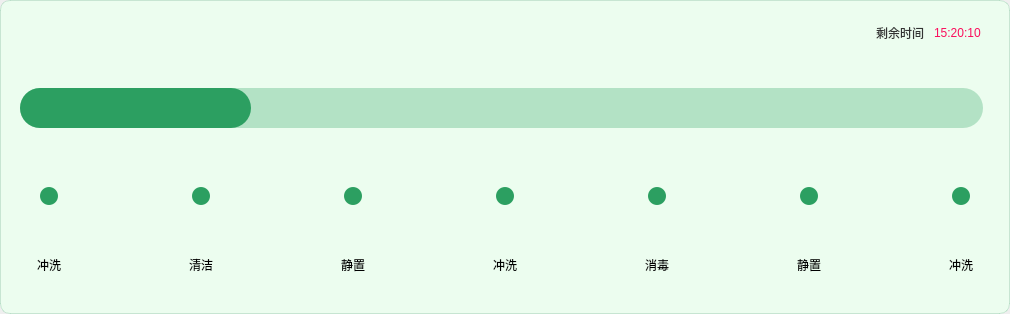
<?xml version="1.0" encoding="UTF-8"?>
<ui version="4.0">
 <class>Form</class>
 <widget class="QWidget" name="Form">
  <property name="geometry">
   <rect>
    <x>0</x>
    <y>0</y>
    <width>1010</width>
    <height>314</height>
   </rect>
  </property>
  <property name="windowTitle">
   <string>Form</string>
  </property>
  <layout class="QHBoxLayout" name="horizontalLayout">
   <property name="spacing">
    <number>0</number>
   </property>
   <property name="leftMargin">
    <number>0</number>
   </property>
   <property name="topMargin">
    <number>0</number>
   </property>
   <property name="rightMargin">
    <number>0</number>
   </property>
   <property name="bottomMargin">
    <number>0</number>
   </property>
   <item>
    <widget class="QWidget" name="widget" native="true">
     <property name="styleSheet">
      <string notr="true">QWidget#widget{
	background-color:rgba(236, 253, 239, 1);
	border: 1px solid rgba(44, 159, 97, 0.20);
	border-radius:10px;
}</string>
     </property>
     <layout class="QVBoxLayout" name="verticalLayout" stretch="1,1,10">
      <property name="spacing">
       <number>0</number>
      </property>
      <property name="leftMargin">
       <number>0</number>
      </property>
      <property name="topMargin">
       <number>0</number>
      </property>
      <property name="rightMargin">
       <number>0</number>
      </property>
      <property name="bottomMargin">
       <number>0</number>
      </property>
      <item>
       <widget class="QWidget" name="widget_2" native="true">
        <layout class="QHBoxLayout" name="horizontalLayout_3">
         <property name="spacing">
          <number>10</number>
         </property>
         <property name="leftMargin">
          <number>0</number>
         </property>
         <property name="topMargin">
          <number>20</number>
         </property>
         <property name="rightMargin">
          <number>29</number>
         </property>
         <property name="bottomMargin">
          <number>0</number>
         </property>
         <item>
          <spacer name="horizontalSpacer">
           <property name="orientation">
            <enum>Qt::Horizontal</enum>
           </property>
           <property name="sizeHint" stdset="0">
            <size>
             <width>40</width>
             <height>20</height>
            </size>
           </property>
          </spacer>
         </item>
         <item>
          <widget class="QLabel" name="label">
           <property name="minimumSize">
            <size>
             <width>25</width>
             <height>25</height>
            </size>
           </property>
           <property name="maximumSize">
            <size>
             <width>25</width>
             <height>25</height>
            </size>
           </property>
           <property name="styleSheet">
            <string notr="true">border-image: url(:/icon/icon_clean_load_clock.png);</string>
           </property>
           <property name="text">
            <string/>
           </property>
          </widget>
         </item>
         <item>
          <widget class="QLabel" name="label_2">
           <property name="styleSheet">
            <string notr="true">color:rgba(51, 51, 51, 1);</string>
           </property>
           <property name="text">
            <string>剩余时间</string>
           </property>
          </widget>
         </item>
         <item>
          <widget class="QLabel" name="l_date">
           <property name="styleSheet">
            <string notr="true">color:rgba(251, 13, 92, 1);</string>
           </property>
           <property name="text">
            <string>15:20:10</string>
           </property>
          </widget>
         </item>
        </layout>
       </widget>
      </item>
      <item>
       <widget class="QWidget" name="widget_3" native="true">
        <layout class="QHBoxLayout" name="horizontalLayout_2">
         <property name="spacing">
          <number>0</number>
         </property>
         <property name="leftMargin">
          <number>20</number>
         </property>
         <property name="topMargin">
          <number>43</number>
         </property>
         <property name="rightMargin">
          <number>27</number>
         </property>
         <property name="bottomMargin">
          <number>0</number>
         </property>
         <item>
          <widget class="QProgressBar" name="progressBar">
           <property name="minimumSize">
            <size>
             <width>0</width>
             <height>40</height>
            </size>
           </property>
           <property name="maximumSize">
            <size>
             <width>5000</width>
             <height>40</height>
            </size>
           </property>
           <property name="styleSheet">
            <string notr="true">QProgressBar{
	color:white;
	border-radius:20px;
	background-color:rgb(179, 226, 197);
	text-align:center;
}
QProgressBar::chunk{
	
	border-radius:20px;			
	background-color:rgb(44, 159, 97);
}</string>
           </property>
           <property name="value">
            <number>24</number>
           </property>
           <property name="textVisible">
            <bool>false</bool>
           </property>
          </widget>
         </item>
        </layout>
       </widget>
      </item>
      <item>
       <widget class="QWidget" name="widget_4" native="true">
        <property name="styleSheet">
         <string notr="true">background-color:transparent;</string>
        </property>
        <layout class="QVBoxLayout" name="verticalLayout_2">
         <property name="spacing">
          <number>0</number>
         </property>
         <property name="leftMargin">
          <number>0</number>
         </property>
         <property name="topMargin">
          <number>0</number>
         </property>
         <property name="rightMargin">
          <number>0</number>
         </property>
         <property name="bottomMargin">
          <number>0</number>
         </property>
         <item>
          <widget class="QWidget" name="widget_6" native="true">
           <layout class="QHBoxLayout" name="horizontalLayout_17">
            <property name="spacing">
             <number>0</number>
            </property>
            <property name="leftMargin">
             <number>0</number>
            </property>
            <property name="topMargin">
             <number>0</number>
            </property>
            <property name="rightMargin">
             <number>0</number>
            </property>
            <property name="bottomMargin">
             <number>0</number>
            </property>
            <item>
             <widget class="QWidget" name="widget_7" native="true">
              <layout class="QVBoxLayout" name="verticalLayout_3">
               <property name="spacing">
                <number>10</number>
               </property>
               <property name="leftMargin">
                <number>0</number>
               </property>
               <property name="topMargin">
                <number>39</number>
               </property>
               <property name="rightMargin">
                <number>0</number>
               </property>
               <property name="bottomMargin">
                <number>20</number>
               </property>
               <item>
                <widget class="QWidget" name="widget_8" native="true">
                 <layout class="QHBoxLayout" name="horizontalLayout_5">
                  <property name="spacing">
                   <number>0</number>
                  </property>
                  <property name="leftMargin">
                   <number>40</number>
                  </property>
                  <property name="topMargin">
                   <number>0</number>
                  </property>
                  <property name="rightMargin">
                   <number>40</number>
                  </property>
                  <property name="bottomMargin">
                   <number>0</number>
                  </property>
                  <item>
                   <spacer name="horizontalSpacer_2">
                    <property name="orientation">
                     <enum>Qt::Horizontal</enum>
                    </property>
                    <property name="sizeHint" stdset="0">
                     <size>
                      <width>0</width>
                      <height>20</height>
                     </size>
                    </property>
                   </spacer>
                  </item>
                  <item>
                   <widget class="QLabel" name="l_1">
                    <property name="minimumSize">
                     <size>
                      <width>18</width>
                      <height>18</height>
                     </size>
                    </property>
                    <property name="maximumSize">
                     <size>
                      <width>18</width>
                      <height>18</height>
                     </size>
                    </property>
                    <property name="styleSheet">
                     <string notr="true">background-color:rgba(44, 159, 97, 1);
border-radius:9px;
</string>
                    </property>
                    <property name="text">
                     <string/>
                    </property>
                   </widget>
                  </item>
                  <item>
                   <spacer name="horizontalSpacer_3">
                    <property name="orientation">
                     <enum>Qt::Horizontal</enum>
                    </property>
                    <property name="sizeHint" stdset="0">
                     <size>
                      <width>0</width>
                      <height>20</height>
                     </size>
                    </property>
                   </spacer>
                  </item>
                 </layout>
                </widget>
               </item>
               <item>
                <widget class="QLabel" name="label_24">
                 <property name="text">
                  <string>冲洗</string>
                 </property>
                 <property name="alignment">
                  <set>Qt::AlignCenter</set>
                 </property>
                </widget>
               </item>
              </layout>
             </widget>
            </item>
            <item>
             <widget class="QWidget" name="widget_9" native="true">
              <layout class="QVBoxLayout" name="verticalLayout_4">
               <property name="spacing">
                <number>10</number>
               </property>
               <property name="leftMargin">
                <number>0</number>
               </property>
               <property name="topMargin">
                <number>39</number>
               </property>
               <property name="rightMargin">
                <number>0</number>
               </property>
               <property name="bottomMargin">
                <number>0</number>
               </property>
               <item>
                <widget class="QWidget" name="widget_5" native="true">
                 <layout class="QHBoxLayout" name="horizontalLayout_4">
                  <property name="spacing">
                   <number>0</number>
                  </property>
                  <property name="leftMargin">
                   <number>0</number>
                  </property>
                  <property name="topMargin">
                   <number>0</number>
                  </property>
                  <property name="rightMargin">
                   <number>0</number>
                  </property>
                  <property name="bottomMargin">
                   <number>0</number>
                  </property>
                  <item>
                   <widget class="QLabel" name="i_1">
                    <property name="minimumSize">
                     <size>
                      <width>54</width>
                      <height>18</height>
                     </size>
                    </property>
                    <property name="maximumSize">
                     <size>
                      <width>54</width>
                      <height>18</height>
                     </size>
                    </property>
                    <property name="styleSheet">
                     <string notr="true">border-image:url(:/icon/icon_clean_load_over.png);</string>
                    </property>
                    <property name="text">
                     <string/>
                    </property>
                   </widget>
                  </item>
                 </layout>
                </widget>
               </item>
               <item>
                <widget class="QLabel" name="label_3">
                 <property name="text">
                  <string/>
                 </property>
                </widget>
               </item>
              </layout>
             </widget>
            </item>
            <item>
             <widget class="QWidget" name="widget_11" native="true">
              <layout class="QVBoxLayout" name="verticalLayout_6">
               <property name="spacing">
                <number>10</number>
               </property>
               <property name="leftMargin">
                <number>0</number>
               </property>
               <property name="topMargin">
                <number>39</number>
               </property>
               <property name="rightMargin">
                <number>0</number>
               </property>
               <property name="bottomMargin">
                <number>20</number>
               </property>
               <item>
                <widget class="QWidget" name="widget_12" native="true">
                 <layout class="QHBoxLayout" name="horizontalLayout_6">
                  <property name="spacing">
                   <number>0</number>
                  </property>
                  <property name="leftMargin">
                   <number>40</number>
                  </property>
                  <property name="topMargin">
                   <number>0</number>
                  </property>
                  <property name="rightMargin">
                   <number>40</number>
                  </property>
                  <property name="bottomMargin">
                   <number>0</number>
                  </property>
                  <item>
                   <spacer name="horizontalSpacer_4">
                    <property name="orientation">
                     <enum>Qt::Horizontal</enum>
                    </property>
                    <property name="sizeHint" stdset="0">
                     <size>
                      <width>3</width>
                      <height>20</height>
                     </size>
                    </property>
                   </spacer>
                  </item>
                  <item>
                   <widget class="QLabel" name="l_2">
                    <property name="minimumSize">
                     <size>
                      <width>18</width>
                      <height>18</height>
                     </size>
                    </property>
                    <property name="maximumSize">
                     <size>
                      <width>18</width>
                      <height>18</height>
                     </size>
                    </property>
                    <property name="styleSheet">
                     <string notr="true">background-color:rgba(44, 159, 97, 1);
border-radius:9px;
</string>
                    </property>
                    <property name="text">
                     <string/>
                    </property>
                   </widget>
                  </item>
                  <item>
                   <spacer name="horizontalSpacer_5">
                    <property name="orientation">
                     <enum>Qt::Horizontal</enum>
                    </property>
                    <property name="sizeHint" stdset="0">
                     <size>
                      <width>4</width>
                      <height>20</height>
                     </size>
                    </property>
                   </spacer>
                  </item>
                 </layout>
                </widget>
               </item>
               <item>
                <widget class="QLabel" name="label_25">
                 <property name="text">
                  <string>清洁</string>
                 </property>
                 <property name="alignment">
                  <set>Qt::AlignCenter</set>
                 </property>
                </widget>
               </item>
              </layout>
             </widget>
            </item>
            <item>
             <widget class="QWidget" name="widget_10" native="true">
              <layout class="QVBoxLayout" name="verticalLayout_5">
               <property name="spacing">
                <number>10</number>
               </property>
               <property name="leftMargin">
                <number>0</number>
               </property>
               <property name="topMargin">
                <number>39</number>
               </property>
               <property name="rightMargin">
                <number>0</number>
               </property>
               <property name="bottomMargin">
                <number>0</number>
               </property>
               <item>
                <widget class="QWidget" name="widget_13" native="true">
                 <layout class="QHBoxLayout" name="horizontalLayout_11">
                  <property name="spacing">
                   <number>0</number>
                  </property>
                  <property name="leftMargin">
                   <number>0</number>
                  </property>
                  <property name="topMargin">
                   <number>0</number>
                  </property>
                  <property name="rightMargin">
                   <number>0</number>
                  </property>
                  <property name="bottomMargin">
                   <number>0</number>
                  </property>
                  <item>
                   <widget class="QLabel" name="i_2">
                    <property name="minimumSize">
                     <size>
                      <width>54</width>
                      <height>18</height>
                     </size>
                    </property>
                    <property name="maximumSize">
                     <size>
                      <width>54</width>
                      <height>18</height>
                     </size>
                    </property>
                    <property name="styleSheet">
                     <string notr="true">border-image:url(:/icon/icon_clean_load_over.png);</string>
                    </property>
                    <property name="text">
                     <string/>
                    </property>
                   </widget>
                  </item>
                 </layout>
                </widget>
               </item>
               <item>
                <widget class="QLabel" name="label_4">
                 <property name="text">
                  <string/>
                 </property>
                </widget>
               </item>
              </layout>
             </widget>
            </item>
            <item>
             <widget class="QWidget" name="widget_14" native="true">
              <layout class="QVBoxLayout" name="verticalLayout_8">
               <property name="spacing">
                <number>10</number>
               </property>
               <property name="leftMargin">
                <number>0</number>
               </property>
               <property name="topMargin">
                <number>39</number>
               </property>
               <property name="rightMargin">
                <number>0</number>
               </property>
               <property name="bottomMargin">
                <number>20</number>
               </property>
               <item>
                <widget class="QWidget" name="widget_15" native="true">
                 <layout class="QHBoxLayout" name="horizontalLayout_7">
                  <property name="spacing">
                   <number>0</number>
                  </property>
                  <property name="leftMargin">
                   <number>40</number>
                  </property>
                  <property name="topMargin">
                   <number>0</number>
                  </property>
                  <property name="rightMargin">
                   <number>40</number>
                  </property>
                  <property name="bottomMargin">
                   <number>0</number>
                  </property>
                  <item>
                   <spacer name="horizontalSpacer_6">
                    <property name="orientation">
                     <enum>Qt::Horizontal</enum>
                    </property>
                    <property name="sizeHint" stdset="0">
                     <size>
                      <width>3</width>
                      <height>20</height>
                     </size>
                    </property>
                   </spacer>
                  </item>
                  <item>
                   <widget class="QLabel" name="l_3">
                    <property name="minimumSize">
                     <size>
                      <width>18</width>
                      <height>18</height>
                     </size>
                    </property>
                    <property name="maximumSize">
                     <size>
                      <width>18</width>
                      <height>18</height>
                     </size>
                    </property>
                    <property name="styleSheet">
                     <string notr="true">background-color:rgba(44, 159, 97, 1);
border-radius:9px;
</string>
                    </property>
                    <property name="text">
                     <string/>
                    </property>
                   </widget>
                  </item>
                  <item>
                   <spacer name="horizontalSpacer_7">
                    <property name="orientation">
                     <enum>Qt::Horizontal</enum>
                    </property>
                    <property name="sizeHint" stdset="0">
                     <size>
                      <width>4</width>
                      <height>20</height>
                     </size>
                    </property>
                   </spacer>
                  </item>
                 </layout>
                </widget>
               </item>
               <item>
                <widget class="QLabel" name="label_26">
                 <property name="text">
                  <string>静置</string>
                 </property>
                 <property name="alignment">
                  <set>Qt::AlignCenter</set>
                 </property>
                </widget>
               </item>
              </layout>
             </widget>
            </item>
            <item>
             <widget class="QWidget" name="widget_16" native="true">
              <layout class="QVBoxLayout" name="verticalLayout_7">
               <property name="spacing">
                <number>10</number>
               </property>
               <property name="leftMargin">
                <number>0</number>
               </property>
               <property name="topMargin">
                <number>39</number>
               </property>
               <property name="rightMargin">
                <number>0</number>
               </property>
               <property name="bottomMargin">
                <number>0</number>
               </property>
               <item>
                <widget class="QWidget" name="widget_19" native="true">
                 <layout class="QHBoxLayout" name="horizontalLayout_12">
                  <property name="spacing">
                   <number>0</number>
                  </property>
                  <property name="leftMargin">
                   <number>0</number>
                  </property>
                  <property name="topMargin">
                   <number>0</number>
                  </property>
                  <property name="rightMargin">
                   <number>0</number>
                  </property>
                  <property name="bottomMargin">
                   <number>0</number>
                  </property>
                  <item>
                   <widget class="QLabel" name="i_3">
                    <property name="minimumSize">
                     <size>
                      <width>54</width>
                      <height>18</height>
                     </size>
                    </property>
                    <property name="maximumSize">
                     <size>
                      <width>54</width>
                      <height>18</height>
                     </size>
                    </property>
                    <property name="styleSheet">
                     <string notr="true">border-image:url(:/icon/icon_clean_load_over.png);</string>
                    </property>
                    <property name="text">
                     <string/>
                    </property>
                   </widget>
                  </item>
                 </layout>
                </widget>
               </item>
               <item>
                <widget class="QLabel" name="label_5">
                 <property name="text">
                  <string/>
                 </property>
                </widget>
               </item>
              </layout>
             </widget>
            </item>
            <item>
             <widget class="QWidget" name="widget_17" native="true">
              <layout class="QVBoxLayout" name="verticalLayout_10">
               <property name="spacing">
                <number>10</number>
               </property>
               <property name="leftMargin">
                <number>0</number>
               </property>
               <property name="topMargin">
                <number>39</number>
               </property>
               <property name="rightMargin">
                <number>0</number>
               </property>
               <property name="bottomMargin">
                <number>20</number>
               </property>
               <item>
                <widget class="QWidget" name="widget_18" native="true">
                 <layout class="QHBoxLayout" name="horizontalLayout_8">
                  <property name="spacing">
                   <number>0</number>
                  </property>
                  <property name="leftMargin">
                   <number>40</number>
                  </property>
                  <property name="topMargin">
                   <number>0</number>
                  </property>
                  <property name="rightMargin">
                   <number>40</number>
                  </property>
                  <property name="bottomMargin">
                   <number>0</number>
                  </property>
                  <item>
                   <spacer name="horizontalSpacer_8">
                    <property name="orientation">
                     <enum>Qt::Horizontal</enum>
                    </property>
                    <property name="sizeHint" stdset="0">
                     <size>
                      <width>3</width>
                      <height>20</height>
                     </size>
                    </property>
                   </spacer>
                  </item>
                  <item>
                   <widget class="QLabel" name="l_4">
                    <property name="minimumSize">
                     <size>
                      <width>18</width>
                      <height>18</height>
                     </size>
                    </property>
                    <property name="maximumSize">
                     <size>
                      <width>18</width>
                      <height>18</height>
                     </size>
                    </property>
                    <property name="styleSheet">
                     <string notr="true">background-color:rgba(44, 159, 97, 1);
border-radius:9px;
</string>
                    </property>
                    <property name="text">
                     <string/>
                    </property>
                   </widget>
                  </item>
                  <item>
                   <spacer name="horizontalSpacer_9">
                    <property name="orientation">
                     <enum>Qt::Horizontal</enum>
                    </property>
                    <property name="sizeHint" stdset="0">
                     <size>
                      <width>4</width>
                      <height>20</height>
                     </size>
                    </property>
                   </spacer>
                  </item>
                 </layout>
                </widget>
               </item>
               <item>
                <widget class="QLabel" name="label_27">
                 <property name="text">
                  <string>冲洗</string>
                 </property>
                 <property name="alignment">
                  <set>Qt::AlignCenter</set>
                 </property>
                </widget>
               </item>
              </layout>
             </widget>
            </item>
            <item>
             <widget class="QWidget" name="widget_24" native="true">
              <layout class="QVBoxLayout" name="verticalLayout_9">
               <property name="spacing">
                <number>10</number>
               </property>
               <property name="leftMargin">
                <number>0</number>
               </property>
               <property name="topMargin">
                <number>39</number>
               </property>
               <property name="rightMargin">
                <number>0</number>
               </property>
               <property name="bottomMargin">
                <number>0</number>
               </property>
               <item>
                <widget class="QWidget" name="widget_25" native="true">
                 <layout class="QHBoxLayout" name="horizontalLayout_13">
                  <property name="spacing">
                   <number>0</number>
                  </property>
                  <property name="leftMargin">
                   <number>0</number>
                  </property>
                  <property name="topMargin">
                   <number>0</number>
                  </property>
                  <property name="rightMargin">
                   <number>0</number>
                  </property>
                  <property name="bottomMargin">
                   <number>0</number>
                  </property>
                  <item>
                   <widget class="QLabel" name="i_4">
                    <property name="minimumSize">
                     <size>
                      <width>54</width>
                      <height>18</height>
                     </size>
                    </property>
                    <property name="maximumSize">
                     <size>
                      <width>54</width>
                      <height>18</height>
                     </size>
                    </property>
                    <property name="styleSheet">
                     <string notr="true">border-image:url(:/icon/icon_clean_load_over.png);</string>
                    </property>
                    <property name="text">
                     <string/>
                    </property>
                   </widget>
                  </item>
                 </layout>
                </widget>
               </item>
               <item>
                <widget class="QLabel" name="label_6">
                 <property name="text">
                  <string/>
                 </property>
                </widget>
               </item>
              </layout>
             </widget>
            </item>
            <item>
             <widget class="QWidget" name="widget_20" native="true">
              <layout class="QVBoxLayout" name="verticalLayout_12">
               <property name="spacing">
                <number>10</number>
               </property>
               <property name="leftMargin">
                <number>0</number>
               </property>
               <property name="topMargin">
                <number>39</number>
               </property>
               <property name="rightMargin">
                <number>0</number>
               </property>
               <property name="bottomMargin">
                <number>20</number>
               </property>
               <item>
                <widget class="QWidget" name="widget_21" native="true">
                 <layout class="QHBoxLayout" name="horizontalLayout_9">
                  <property name="spacing">
                   <number>0</number>
                  </property>
                  <property name="leftMargin">
                   <number>40</number>
                  </property>
                  <property name="topMargin">
                   <number>0</number>
                  </property>
                  <property name="rightMargin">
                   <number>40</number>
                  </property>
                  <property name="bottomMargin">
                   <number>0</number>
                  </property>
                  <item>
                   <spacer name="horizontalSpacer_10">
                    <property name="orientation">
                     <enum>Qt::Horizontal</enum>
                    </property>
                    <property name="sizeHint" stdset="0">
                     <size>
                      <width>3</width>
                      <height>20</height>
                     </size>
                    </property>
                   </spacer>
                  </item>
                  <item>
                   <widget class="QLabel" name="l_5">
                    <property name="minimumSize">
                     <size>
                      <width>18</width>
                      <height>18</height>
                     </size>
                    </property>
                    <property name="maximumSize">
                     <size>
                      <width>18</width>
                      <height>18</height>
                     </size>
                    </property>
                    <property name="styleSheet">
                     <string notr="true">background-color:rgba(44, 159, 97, 1);
border-radius:9px;
</string>
                    </property>
                    <property name="text">
                     <string/>
                    </property>
                   </widget>
                  </item>
                  <item>
                   <spacer name="horizontalSpacer_11">
                    <property name="orientation">
                     <enum>Qt::Horizontal</enum>
                    </property>
                    <property name="sizeHint" stdset="0">
                     <size>
                      <width>4</width>
                      <height>20</height>
                     </size>
                    </property>
                   </spacer>
                  </item>
                 </layout>
                </widget>
               </item>
               <item>
                <widget class="QLabel" name="label_28">
                 <property name="text">
                  <string>消毒</string>
                 </property>
                 <property name="alignment">
                  <set>Qt::AlignCenter</set>
                 </property>
                </widget>
               </item>
              </layout>
             </widget>
            </item>
            <item>
             <widget class="QWidget" name="widget_26" native="true">
              <layout class="QVBoxLayout" name="verticalLayout_11">
               <property name="spacing">
                <number>10</number>
               </property>
               <property name="leftMargin">
                <number>0</number>
               </property>
               <property name="topMargin">
                <number>39</number>
               </property>
               <property name="rightMargin">
                <number>0</number>
               </property>
               <property name="bottomMargin">
                <number>0</number>
               </property>
               <item>
                <widget class="QWidget" name="widget_27" native="true">
                 <layout class="QHBoxLayout" name="horizontalLayout_14">
                  <property name="spacing">
                   <number>0</number>
                  </property>
                  <property name="leftMargin">
                   <number>0</number>
                  </property>
                  <property name="topMargin">
                   <number>0</number>
                  </property>
                  <property name="rightMargin">
                   <number>0</number>
                  </property>
                  <property name="bottomMargin">
                   <number>0</number>
                  </property>
                  <item>
                   <widget class="QLabel" name="i_5">
                    <property name="minimumSize">
                     <size>
                      <width>54</width>
                      <height>18</height>
                     </size>
                    </property>
                    <property name="maximumSize">
                     <size>
                      <width>54</width>
                      <height>18</height>
                     </size>
                    </property>
                    <property name="styleSheet">
                     <string notr="true">border-image:url(:/icon/icon_clean_load_over.png);</string>
                    </property>
                    <property name="text">
                     <string/>
                    </property>
                   </widget>
                  </item>
                 </layout>
                </widget>
               </item>
               <item>
                <widget class="QLabel" name="label_7">
                 <property name="text">
                  <string/>
                 </property>
                </widget>
               </item>
              </layout>
             </widget>
            </item>
            <item>
             <widget class="QWidget" name="widget_22" native="true">
              <layout class="QVBoxLayout" name="verticalLayout_13">
               <property name="spacing">
                <number>10</number>
               </property>
               <property name="leftMargin">
                <number>0</number>
               </property>
               <property name="topMargin">
                <number>39</number>
               </property>
               <property name="rightMargin">
                <number>0</number>
               </property>
               <property name="bottomMargin">
                <number>20</number>
               </property>
               <item>
                <widget class="QWidget" name="widget_23" native="true">
                 <layout class="QHBoxLayout" name="horizontalLayout_10">
                  <property name="spacing">
                   <number>0</number>
                  </property>
                  <property name="leftMargin">
                   <number>40</number>
                  </property>
                  <property name="topMargin">
                   <number>0</number>
                  </property>
                  <property name="rightMargin">
                   <number>40</number>
                  </property>
                  <property name="bottomMargin">
                   <number>0</number>
                  </property>
                  <item>
                   <spacer name="horizontalSpacer_12">
                    <property name="orientation">
                     <enum>Qt::Horizontal</enum>
                    </property>
                    <property name="sizeHint" stdset="0">
                     <size>
                      <width>3</width>
                      <height>20</height>
                     </size>
                    </property>
                   </spacer>
                  </item>
                  <item>
                   <widget class="QLabel" name="l_6">
                    <property name="minimumSize">
                     <size>
                      <width>18</width>
                      <height>18</height>
                     </size>
                    </property>
                    <property name="maximumSize">
                     <size>
                      <width>18</width>
                      <height>18</height>
                     </size>
                    </property>
                    <property name="styleSheet">
                     <string notr="true">background-color:rgba(44, 159, 97, 1);
border-radius:9px;
</string>
                    </property>
                    <property name="text">
                     <string/>
                    </property>
                   </widget>
                  </item>
                  <item>
                   <spacer name="horizontalSpacer_13">
                    <property name="orientation">
                     <enum>Qt::Horizontal</enum>
                    </property>
                    <property name="sizeHint" stdset="0">
                     <size>
                      <width>4</width>
                      <height>20</height>
                     </size>
                    </property>
                   </spacer>
                  </item>
                 </layout>
                </widget>
               </item>
               <item>
                <widget class="QLabel" name="label_29">
                 <property name="text">
                  <string>静置</string>
                 </property>
                 <property name="alignment">
                  <set>Qt::AlignCenter</set>
                 </property>
                </widget>
               </item>
              </layout>
             </widget>
            </item>
            <item>
             <widget class="QWidget" name="widget_30" native="true">
              <layout class="QVBoxLayout" name="verticalLayout_15">
               <property name="spacing">
                <number>10</number>
               </property>
               <property name="leftMargin">
                <number>0</number>
               </property>
               <property name="topMargin">
                <number>39</number>
               </property>
               <property name="rightMargin">
                <number>0</number>
               </property>
               <property name="bottomMargin">
                <number>0</number>
               </property>
               <item>
                <widget class="QWidget" name="widget_31" native="true">
                 <layout class="QHBoxLayout" name="horizontalLayout_16">
                  <property name="spacing">
                   <number>0</number>
                  </property>
                  <property name="leftMargin">
                   <number>0</number>
                  </property>
                  <property name="topMargin">
                   <number>0</number>
                  </property>
                  <property name="rightMargin">
                   <number>0</number>
                  </property>
                  <property name="bottomMargin">
                   <number>0</number>
                  </property>
                  <item>
                   <widget class="QLabel" name="i_6">
                    <property name="minimumSize">
                     <size>
                      <width>54</width>
                      <height>18</height>
                     </size>
                    </property>
                    <property name="maximumSize">
                     <size>
                      <width>54</width>
                      <height>18</height>
                     </size>
                    </property>
                    <property name="styleSheet">
                     <string notr="true">border-image:url(:/icon/icon_clean_load_over.png);</string>
                    </property>
                    <property name="text">
                     <string/>
                    </property>
                   </widget>
                  </item>
                 </layout>
                </widget>
               </item>
               <item>
                <widget class="QLabel" name="label_8">
                 <property name="text">
                  <string/>
                 </property>
                </widget>
               </item>
              </layout>
             </widget>
            </item>
            <item>
             <widget class="QWidget" name="widget_28" native="true">
              <layout class="QVBoxLayout" name="verticalLayout_14">
               <property name="spacing">
                <number>10</number>
               </property>
               <property name="leftMargin">
                <number>0</number>
               </property>
               <property name="topMargin">
                <number>39</number>
               </property>
               <property name="rightMargin">
                <number>0</number>
               </property>
               <property name="bottomMargin">
                <number>20</number>
               </property>
               <item>
                <widget class="QWidget" name="widget_29" native="true">
                 <layout class="QHBoxLayout" name="horizontalLayout_15">
                  <property name="spacing">
                   <number>0</number>
                  </property>
                  <property name="leftMargin">
                   <number>40</number>
                  </property>
                  <property name="topMargin">
                   <number>0</number>
                  </property>
                  <property name="rightMargin">
                   <number>40</number>
                  </property>
                  <property name="bottomMargin">
                   <number>0</number>
                  </property>
                  <item>
                   <spacer name="horizontalSpacer_14">
                    <property name="orientation">
                     <enum>Qt::Horizontal</enum>
                    </property>
                    <property name="sizeHint" stdset="0">
                     <size>
                      <width>3</width>
                      <height>20</height>
                     </size>
                    </property>
                   </spacer>
                  </item>
                  <item>
                   <widget class="QLabel" name="l_7">
                    <property name="minimumSize">
                     <size>
                      <width>18</width>
                      <height>18</height>
                     </size>
                    </property>
                    <property name="maximumSize">
                     <size>
                      <width>18</width>
                      <height>18</height>
                     </size>
                    </property>
                    <property name="styleSheet">
                     <string notr="true">background-color:rgba(44, 159, 97, 1);
border-radius:9px;
</string>
                    </property>
                    <property name="text">
                     <string/>
                    </property>
                   </widget>
                  </item>
                  <item>
                   <spacer name="horizontalSpacer_15">
                    <property name="orientation">
                     <enum>Qt::Horizontal</enum>
                    </property>
                    <property name="sizeHint" stdset="0">
                     <size>
                      <width>4</width>
                      <height>20</height>
                     </size>
                    </property>
                   </spacer>
                  </item>
                 </layout>
                </widget>
               </item>
               <item>
                <widget class="QLabel" name="label_30">
                 <property name="text">
                  <string>冲洗</string>
                 </property>
                 <property name="alignment">
                  <set>Qt::AlignCenter</set>
                 </property>
                </widget>
               </item>
              </layout>
             </widget>
            </item>
           </layout>
          </widget>
         </item>
        </layout>
       </widget>
      </item>
     </layout>
    </widget>
   </item>
  </layout>
 </widget>
 <resources>
  <include location="../drawable/drawable.qrc"/>
 </resources>
 <connections/>
</ui>
